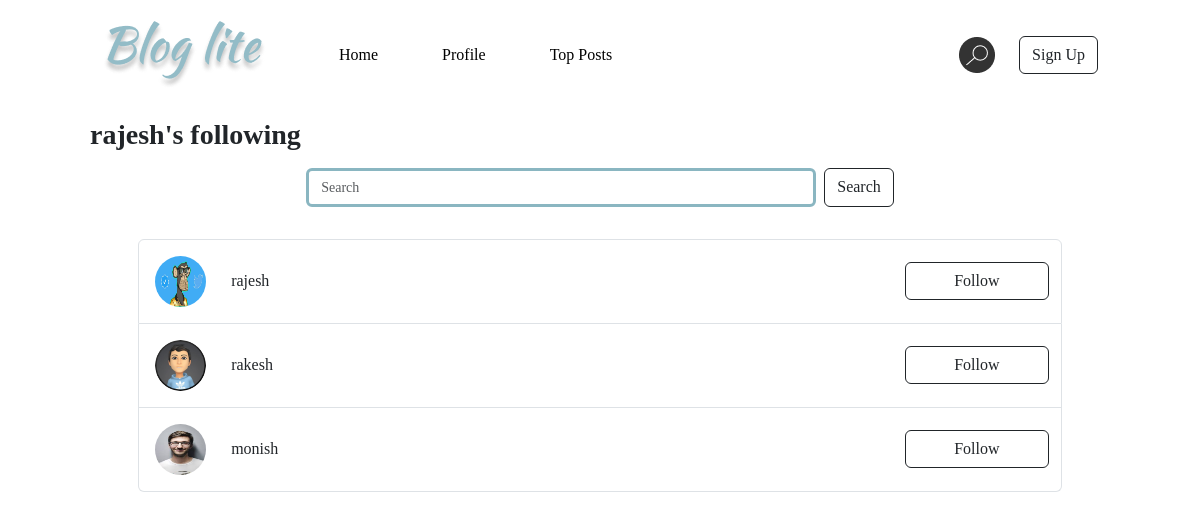
Page /following/rajesh on the committed database.
### application/models.py (models this page shows, shortened)
class User(UserMixin, db.Model):
    __tablename__ = 'user'
    uid = db.Column(db.Integer, autoincrement=True, primary_key=True)
    uname = db.Column(db.String(255), unique=True, nullable=False)
    fname = db.Column(db.String(255), nullable=False)
    lname = db.Column(db.String(255), nullable=False)
    email = db.Column(db.String(255), unique=True, nullable=False)
    pro_pic = db.Column(db.String(255), nullable=False)
    bio = db.Column(db.String(255))
    pwd = db.Column(db.String(255), nullable=False)
    posts = db.relationship('Post', backref='user')
    comments = db.relationship('Comment', backref='user')
    followings = db.relationship('Following', backref='user')
    followers = db.relationship('Follower', backref='user')
    likes = db.relationship('Like', backref='user')

### application/controllers.py (the view)
@app.route("/following/<string:username>", methods=["POST", "GET"])
def following(username):
    query = ""
    user = db.session.query(User).filter(User.uname == username).first()
    if user is None:
        raise NotFoundError(status_code=404)
    if request.method == "POST":
        query = request.form["query"]
        users = []
        for f in user.followings:
            fuser = db.session.query(User).filter(User.uid == f.fid).first()
            if fuser.uname.startswith(query) or fuser.fname.startswith(query) or fuser.lname.startswith(query):
                users.append(fuser)
    else:
        users = []
        for f in user.followings:
            fuser = db.session.query(User).filter(User.uid == f.fid).first()
            users.append(fuser)
    return render_template("following.html", current_user=current_user, user=user, users=users, query=query)

### templates/following.html (shortened to what this page needs)
{% extends "base.html" %} {% block title %} Following {% endblock title %}  {% block body %}
    <h3 class="fw-bold mt-4 px-5">{{ user.uname }}'s following</h3>
    <div class="p-5 py-2">
        <form
            class="d-flex justify-content-center"
            role="search"
            method="post"
            action="{{ url_for('following', username=user.uname) }}"
        >
            <input
                class="form-control me-2 w-50"
                type="search"
                placeholder="Search"
                name="query"
                value="{{ query }}"
            />
            <button class="btn btn-outline-dark" type="submit">Search</button>
        </form>
    </div>
    <div class="p-5 mx-5 py-4">
        <ul class="list-group">
            {% for user in users %}
            <li class="list-group-item">
                <div class="row py-2">
                    <div class="col col-1">
                        <a href="{{ url_for('profile', username=user.uname) }}">
                            <img
                                src="{{ url_for('static', filename='images/' + user.pro_pic) }}"
                                alt="pro-pic"
                                height=""
                                width=""
                                class="comment-pic"
                            />
                        </a>
                    </div>
                    <a class="col col-9 my-auto" href="{{ url_for('profile', username=user.uname) }}">
                        <p class="m-0">{{ user.uname }}</p>
                    </a>
                    <div class="col col-2 my-auto p-0 pe-2">
                        <form
                            action="{{ url_for('connection', username=user.uname) }}"
                        >
                            <button type="submit" class="btn btn-outline-dark w-100">
                                {% if current_user.is_authenticated and current_user.following(user) %} Unfollow {% else %}
                                Follow {% endif %}
                            </button>
                        </form>
                    </div>
                </div>
            </li>
            {% else %}
            <p class="text-center m-5">No results found!</p>
            {% endfor %}
        </ul>
    </div>
    {% endblock body %}

### static/css/style.css (style rules this page uses)
a { text-decoration: none; color: inherit; }
body { font-family: "OpenSans"; }
.form-control, .form-check-input { border: 3px solid #8ab6c1; font-size: 14px; }

### templates/following.html (style rules this page uses)
.comment-pic { border-radius: 50%; height: 51px; width: 51px; }

### rows in the picture
User: uname "rajesh", pro_pic (picture)
User: pro_pic (picture), uname "rakesh"
User: pro_pic (picture), uname "monish"
